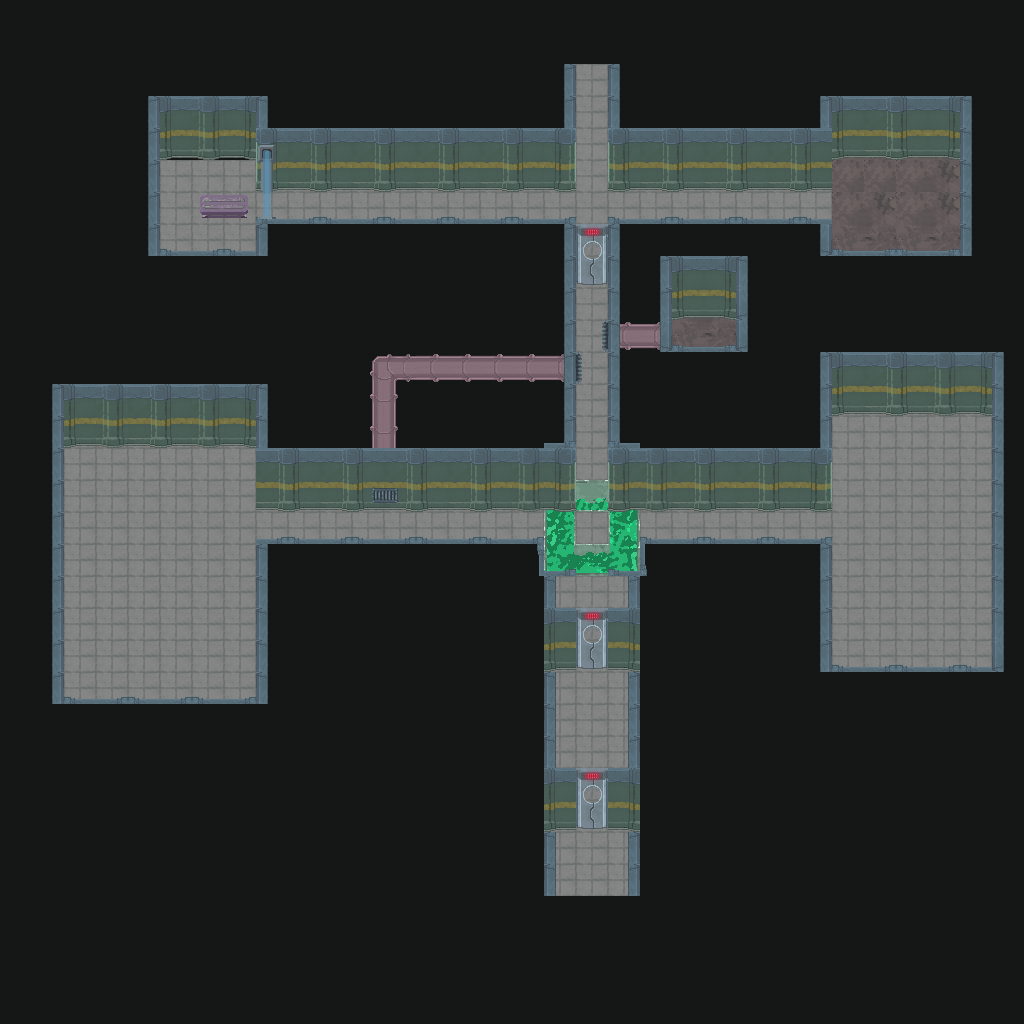

Below is a game level as drawn by its tile map, then a one-line description and the .tmx that defines it (tile-layer data replaced by summaries):
An orthogonal 32x32 tile map with 32x32 px tiles, 6 tile layers (Background, Acid, Floors, Vents, ...), 2 tilesets and 7 objects (1, 2, Key1, Key3, Door1, ...).

<map version="1.5" tiledversion="1.6.0" orientation="orthogonal" renderorder="right-down" width="32" height="32" tilewidth="32" tileheight="32" infinite="0" nextlayerid="9" nextobjectid="9">
 <tileset firstgid="1" source="tutorial.tsx" />
 <tileset firstgid="32" source="temp.tsx" />
 <layer id="1" name="Background" width="32" height="32">
  <data>[1024 cells, 1024 non-empty, 1 distinct tile ids]</data>
 </layer>
 <layer id="8" name="Acid" width="32" height="32">
  <data>[1024 cells, 1 non-empty, 1 distinct tile ids]</data>
 </layer>
 <layer id="2" name="Floors" width="32" height="32" tintcolor="#83ffdc">
  <data>[1024 cells, 231 non-empty, 2 distinct tile ids]</data>
 </layer>
 <layer id="7" name="Vents" width="32" height="32">
  <data>[1024 cells, 12 non-empty, 5 distinct tile ids]</data>
 </layer>
 <layer id="3" name="Walls" width="32" height="32" tintcolor="#62ffe5">
  <data>[1024 cells, 190 non-empty, 7 distinct tile ids]</data>
 </layer>
 <layer id="5" name="Objects" width="32" height="32">
  <data>[1024 cells, 10 non-empty, 7 distinct tile ids]</data>
 </layer>
 <objectgroup id="6" name="Events">
  <object id="1" name="Dash Boots" type="1" x="224.164" y="200.317">
   <point />
  </object>
  <object id="3" name="Key2" type="2" x="103.735" y="493.638">
   <point />
  </object>
  <object id="4" name="Key1" x="889.502" y="195.547">
   <point />
  </object>
  <object id="5" name="Key3" x="878.77" y="497.215">
   <point />
  </object>
  <object id="6" name="Door1" x="591.411" y="264.704">
   <point />
  </object>
  <object id="7" name="Door2" x="592.604" y="640.298">
   <point />
  </object>
  <object id="8" name="Door3" x="593.796" y="788.151">
   <point />
  </object>
 </objectgroup>
</map>